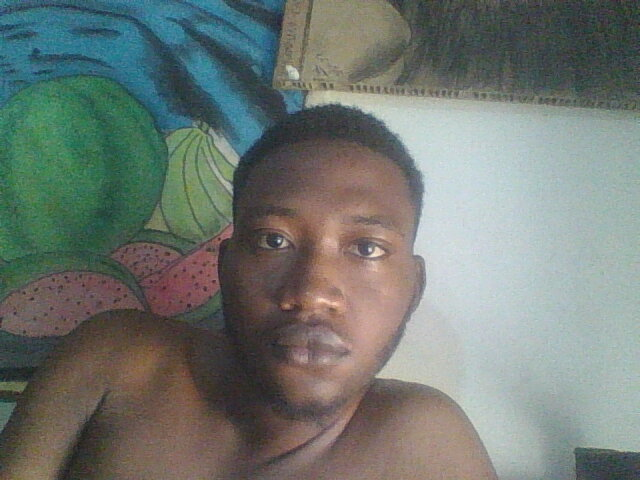
#> input picture r-2.jpg, 640 x 480 px
$ python still.py
#> lines starting #> are read from the running program, lines starting #| are printed output that depends on the picture; after the words box and inside, x2 and y2 are one past the last pixel; in counts of white or black regions, pixels touching at a corner belong together
import cv2

# Load the Haar cascade XML file for face detection
face_cascade = cv2.CascadeClassifier(cv2.data.haarcascades + 'haarcascade_frontalface_default.xml')

# Read the input image
image = cv2.imread('r-2.jpg')
#> image is the input picture: shape (480, 640, 3); mean B, G, R 115.4, 121, 113.6

# Convert the image to grayscale
gray = cv2.cvtColor(image, cv2.COLOR_BGR2GRAY)
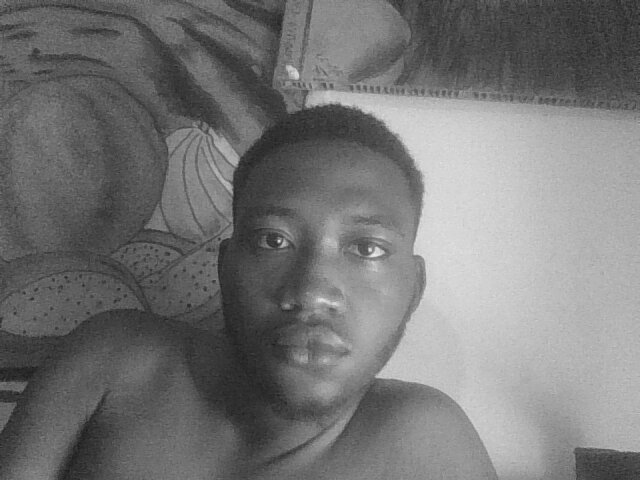
#> gray: shape (480, 640); min 26, max 239, mean 118.2

# Perform face detection
faces = face_cascade.detectMultiScale(gray, scaleFactor=1.1, minNeighbors=5, minSize=(70, 70), flags=cv2.CASCADE_SCALE_IMAGE)
#> faces = [[215, 174, 206, 206]]

# Draw rectangles around the detected faces
for (x, y, w, h) in faces:
    cv2.rectangle(image, (x, y), (x+w, y+h), (0, 255, 0), 2)
#> this loop made 1 pass
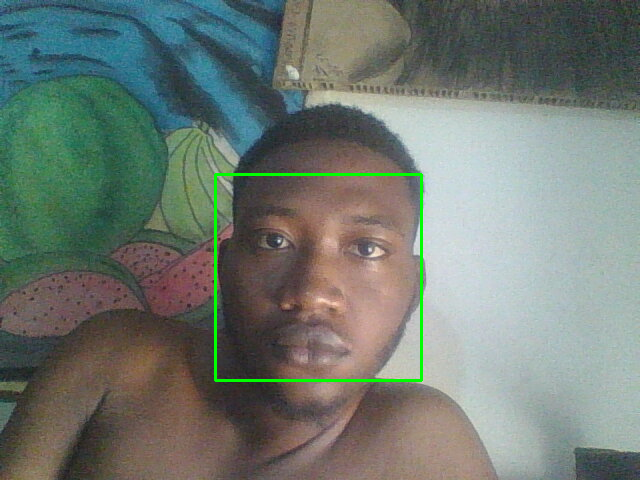
#> image: shape (480, 640, 3); 0.8% of pixels changed, all inside (x1, y1, x2, y2) = (214, 173, 423, 382)

# Display the image with face detections
cv2.imshow('Face Detection', image)
cv2.waitKey(0)
cv2.destroyAllWindows()

$ run again, with r-1.jpg copied over r-2.jpg
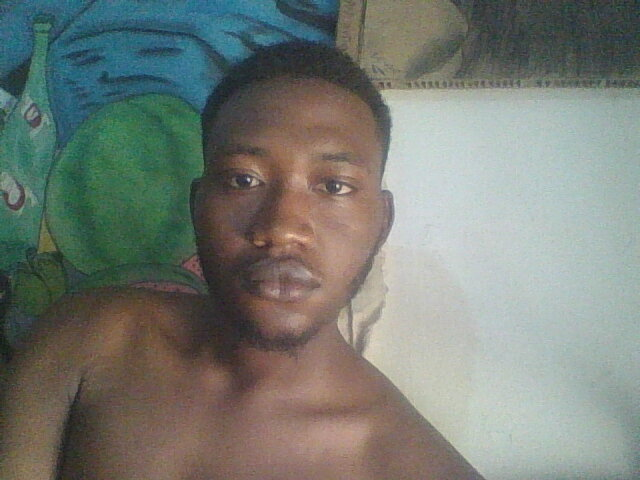
#> input picture r-1.jpg, 640 x 480 px
#> image is the input picture: shape (480, 640, 3); mean B, G, R 117.6, 124.7, 119.3
#> `gray = cv2.cvtColor(image, cv2.COLOR_BGR2GRAY)`:
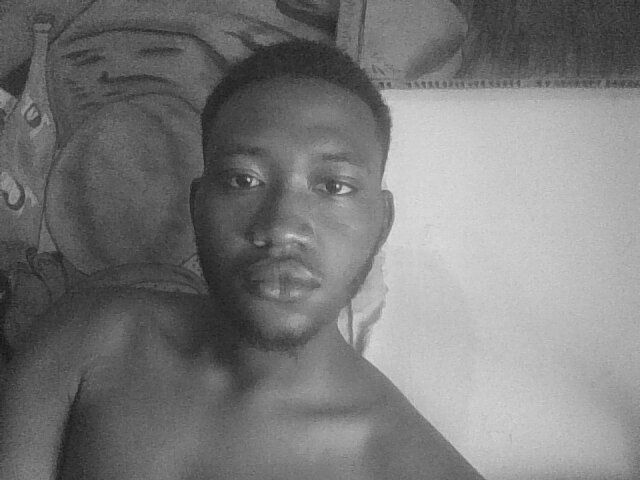
#> gray: shape (480, 640); min 22, max 222, mean 122.3
#> faces = [[179, 103, 221, 221]]
#> the loop `for (x, y, w, h) in faces:` made 1 pass
#> after the loop `for (x, y, w, h) in faces:`:
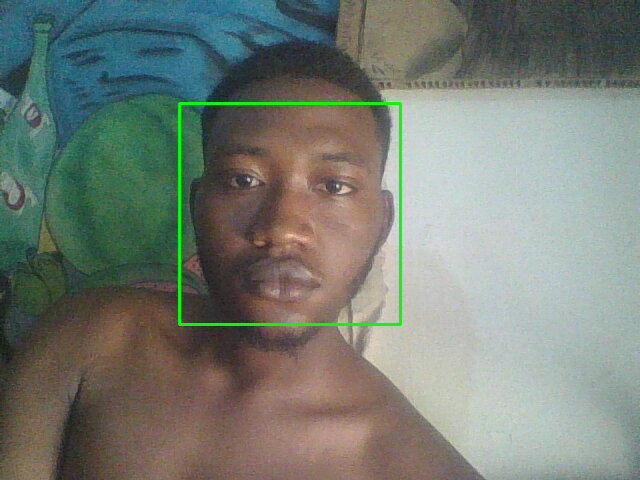
#> image: shape (480, 640, 3); 0.86% of pixels changed, all inside (x1, y1, x2, y2) = (178, 102, 402, 326)

$ run again, with black-1.jpg copied over r-2.jpg
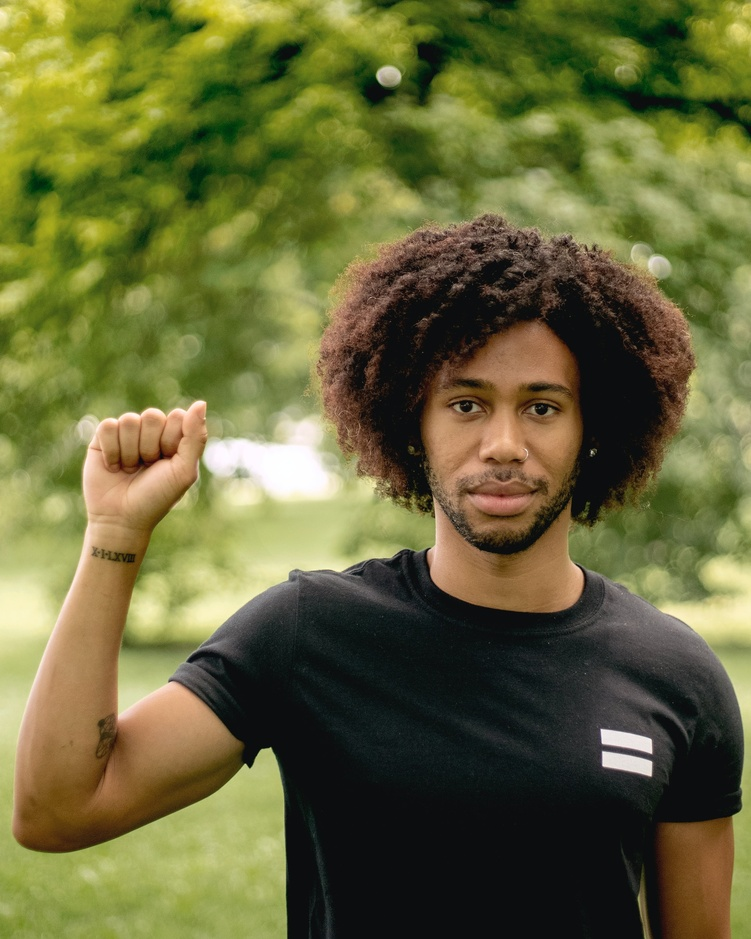
#> input picture black-1.jpg, 751 x 939 px, shrunk from 1920 x 2399 before the run
#> image is the input picture: shape (939, 751, 3); mean B, G, R 56.8, 103.4, 103.1
#> `gray = cv2.cvtColor(image, cv2.COLOR_BGR2GRAY)`:
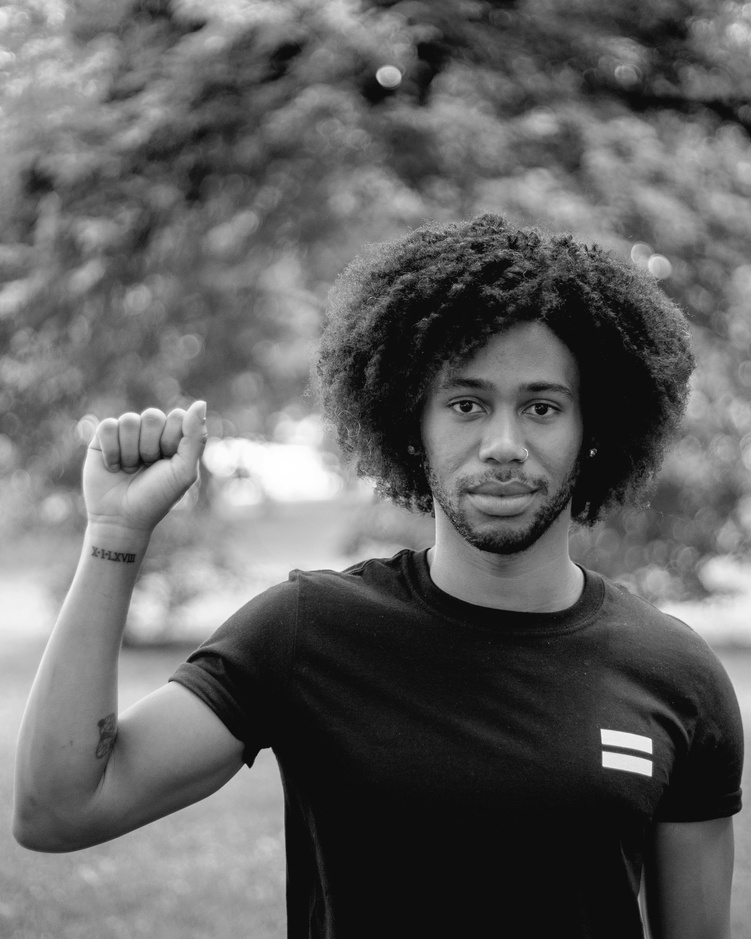
#> gray: shape (939, 751); min 4, max 255, mean 98
#> faces = [[410, 329, 195, 195]]
#> the loop `for (x, y, w, h) in faces:` made 1 pass
#> after the loop `for (x, y, w, h) in faces:`:
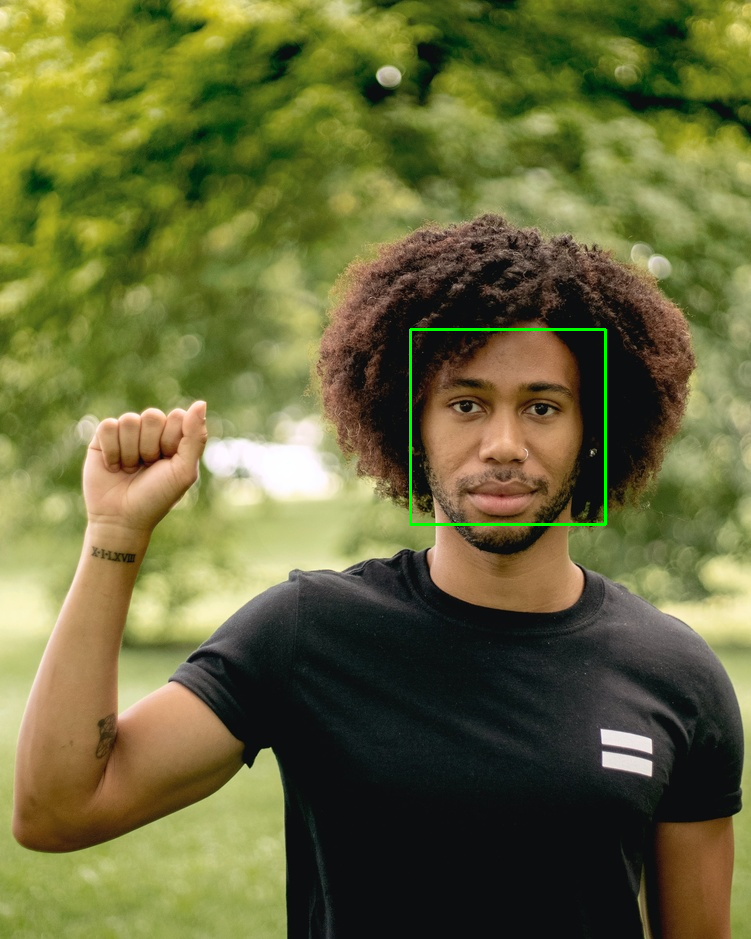
#> image: shape (939, 751, 3); 0.33% of pixels changed, all inside (x1, y1, x2, y2) = (409, 328, 607, 526)

$ run again, with black-2.jpg copied over r-2.jpg
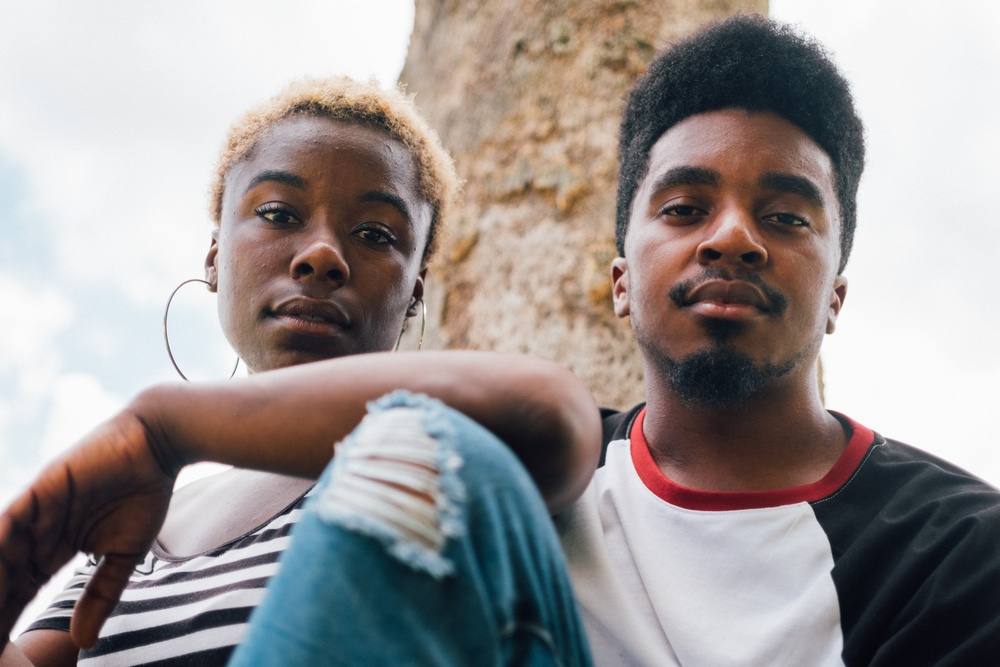
#> input picture black-2.jpg, 1000 x 667 px, shrunk from 4896 x 3264 before the run
#> image is the input picture: shape (667, 1000, 3); mean B, G, R 147.8, 148.9, 155.6
#> `gray = cv2.cvtColor(image, cv2.COLOR_BGR2GRAY)`:
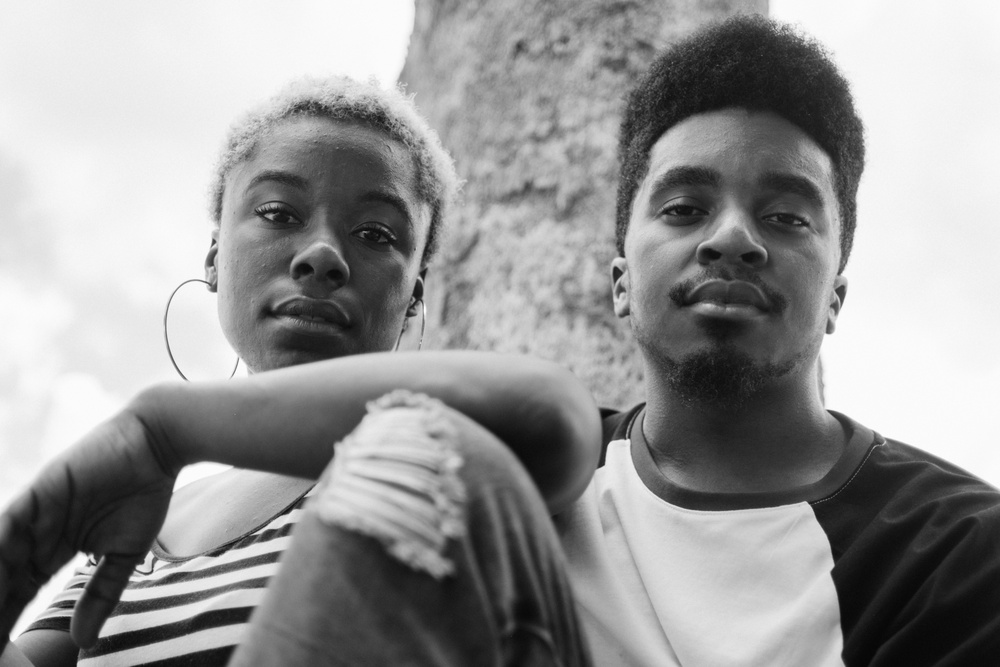
#> gray: shape (667, 1000); min 6, max 255, mean 150.8
#> faces = [[597, 97, 268, 268]]
#> the loop `for (x, y, w, h) in faces:` made 1 pass
#> after the loop `for (x, y, w, h) in faces:`:
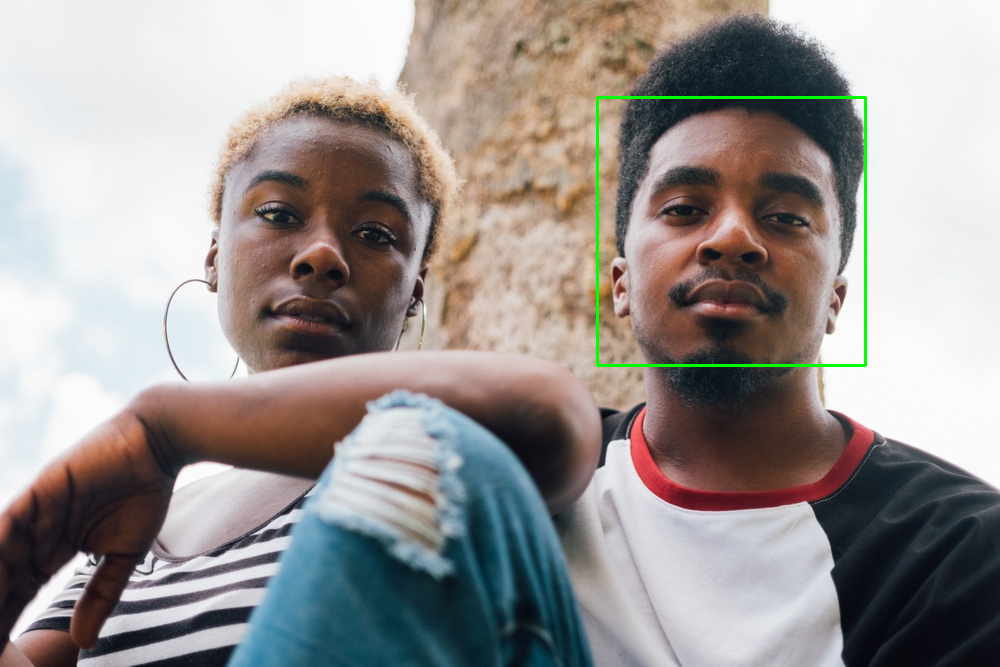
#> image: shape (667, 1000, 3); 0.48% of pixels changed, all inside (x1, y1, x2, y2) = (596, 96, 867, 367)
